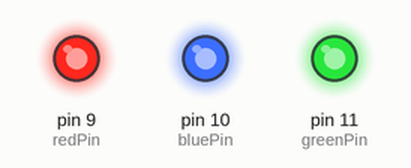
This sketch was run on a simulated Arduino Uno, built with avr-gcc and run on an emulated ATmega328P. Shown: output pins drawn as LEDs (lit = HIGH).

Above: at 0.5 s.
At 1.5 s:
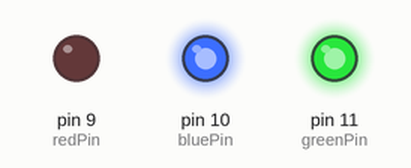
At 2.5 s:
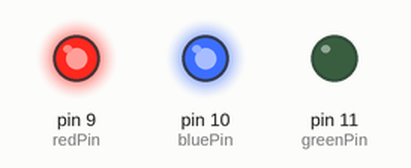
At 3.5 s:
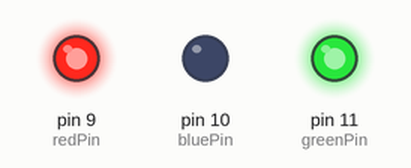
At 4.5 s:
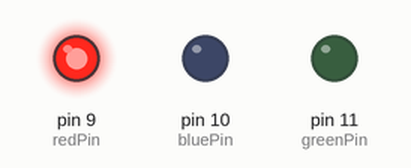
Timing chart, 0 to 6.5 s (numbered marks = the images above):
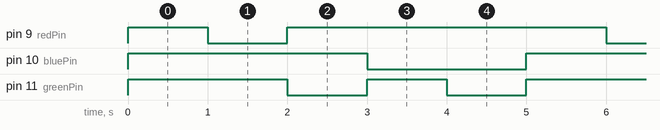

The sketch:

ej_1.ino
```cpp
const int redPin = 9;
const int greenPin = 11;
const int bluePin = 10;

void setup() {
  pinMode(redPin, OUTPUT);
  pinMode(greenPin, OUTPUT);
  pinMode(bluePin, OUTPUT);
}

void loop() {

  set_led(0,0,0);
  delay(1000);

  set_led(1,0,0);
  delay(1000);

  set_led(0,1,0);
  delay(1000);

  set_led(0,0,1);
  delay(1000);

  set_led(0,1,1);
  delay(1000);
}

void set_led(int r, int g, int b){

  if (r){
    digitalWrite(redPin, LOW);
  } else {
    digitalWrite(redPin, HIGH);
  }

  if (g){
    digitalWrite(greenPin, LOW);
  } else {
    digitalWrite(greenPin, HIGH);
  }

  if (b){
    digitalWrite(bluePin, LOW);
  } else {
    digitalWrite(bluePin, HIGH);
  }

}
```

Measured:
- by itself, pin 9 (redPin): repeats every 5.0 s: LOW 1.0 s, HIGH 4.0 s
- by itself, pin 10 (bluePin): alternates HIGH for 3.0 s and LOW for 2.0 s
- by itself, pin 11 (greenPin): repeats every 5.0 s: LOW 1.0 s, HIGH 1.0 s, LOW 1.0 s, HIGH 2.0 s
